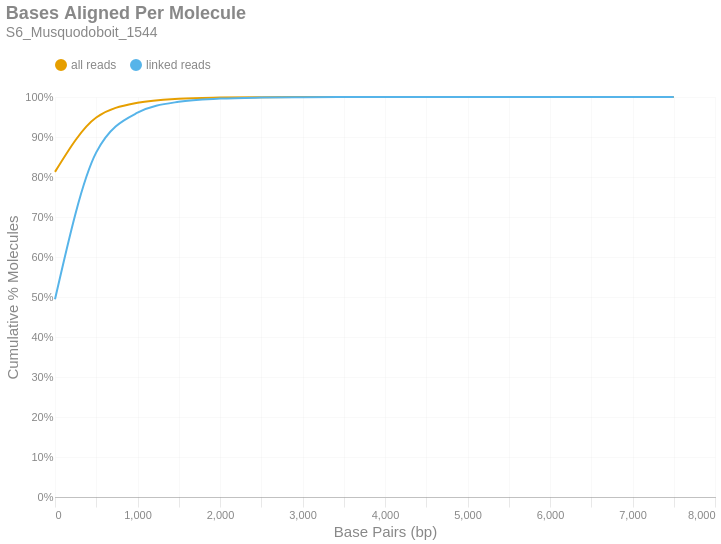

Notebook code for this chart:
### Markdown cell above
### Bases Aligned Per Molecule
This is a cumulative frequency distribution showing the number of base pairs aligned per unique molecule. These data are shown in 500 bp bins. There are two distributions: one with `all reads` (yellow) and another with only `linked reads` (blue). The percent of molecules in the `linked reads` distribution is relative to the total number of linked molecules.

### Code cell
if SKIPLR:
    print_html(f"Skipped")
else:
    binned_df = consolidated_hist(valids['aligned_bp'], mask, 500, True)
    with SafeRender(binned_df):
        (
            density_plot(binned_df, 'Bases Aligned Per Molecule', samplename, 'basesper')
            .encode(
                x=alt.X('bin:Q', title="Base Pairs (bp)").axis(tickMinStep=500).scale(padding=0),
                y=alt.Y('value:Q', title='Cumulative % Molecules')
                    .axis(format='%')
                    .scale(domain = [0,1])
                    .stack(False),
                color=alt.Color("key:N").scale(domain = ["all reads", "linked reads"]),
                tooltip = [
                    alt.Tooltip("key:N", title = "Data Type"),
                    alt.Tooltip("range_label:N", title="Bases Aligned Per Molecule"),
                    alt.Tooltip("value:Q", format = ".2%", title="% Molecules (Cum.)")
                ]
            )
        ).display()

### Figure 1 — Vega-Lite specification as saved in the notebook (floating-point values rounded to 4 significant figures)
{"width": "container", "height": 400, "config": {"title": {"anchor": "start", "dy": -15, "fontSize": 18, "color": "#888888", "subtitleColor": "#888888", "subtitleFontSize": 14}, "arc": {"fill": "#0072B2"}, "axis": {"domainColor": "#888888", "domainWidth": 0.5, "gridWidth": 0.2, "grid": false, "titleFontWeight": 400, "titleFontSize": 15, "labelFontSize": 11, "labelColor": "#888888", "tickColor": "#888888", "tickWidth": 0.2, "titleColor": "#888888"}, "axisBand": {"grid": false}, "axisX": {"grid": true, "tickSize": 10, "domainCap": "round"}, "axisY": {"domain": false, "grid": true, "tickSize": 0, "domainCap": "round"}, "background": "transparent", "header": {"labelFontSize": 15, "labelColor": "#888888", "titleFontSize": 15, "titleFontWeight": 600, "titleColor": "#888888"}, "legend": {"labelFont": "sans-serif", "labelFontSize": 12, "labelColor": "#888888", "symbolSize": 100, "symbolType": "circle", "titleFontSize": 12, "titlePadding": 10, "titleColor": "#888888", "title": null, "orient": "top"}, "range": {"category": ["#E69F00", "#56B4E9", "#009E73", "#F0E442", "#0072B2", "#D55E00", "#CC79A7", "#000000"], "diverging": ["#cfe8f3", "#a2d4ec", "#73bfe2", "#46abdb", "#1696d2", "#12719e"]}, "area": {"fill": "#0072B2", "fillOpacity": 0.7, "line": true, "strokeOpacity": 0.7}, "line": {"color": "#0072B2", "stroke": "#0072B2", "strokeWidth": 2}, "trail": {"color": "#0072B2", "stroke": "#0072B2", "strokeWidth": 0, "size": 1}, "point": {"filled": true, "fillOpacity": 1.0, "size": 95}, "text": {"color": "#888888", "fontSize": 11, "align": "right", "fontWeight": 400, "size": 11}, "bar": {"fill": "#0072B2", "stroke": null}, "view": {"stroke": null, "continuousWidth": 660, "continuousHeight": 400}}, "data": {"name": "data-6ae8f24333674f68be5cc978f879b6f3"}, "mark": {"type": "line", "interpolate": "monotone", "point": {"opacity": 0, "size": 275}}, "encoding": {"color": {"field": "key", "scale": {"domain": ["all reads", "linked reads"]}, "type": "nominal"}, "tooltip": [{"field": "key", "title": "Data Type", "type": "nominal"}, {"field": "range_label", "title": "Bases Aligned Per Molecule", "type": "nominal"}, {"field": "value", "format": ".2%", "title": "% Molecules (Cum.)", "type": "quantitative"}], "x": {"axis": {"tickMinStep": 500}, "field": "bin", "scale": {"padding": 0}, "title": "Base Pairs (bp)", "type": "quantitative"}, "y": {"axis": {"format": "%"}, "field": "value", "scale": {"domain": [0, 1]}, "stack": false, "title": "Cumulative % Molecules", "type": "quantitative"}}, "params": [{"name": "param_c36ac31b6afebe62", "select": {"type": "point", "fields": ["key"]}, "bind": "legend"}], "title": {"text": "Bases Aligned Per Molecule", "subtitle": "S6_Musquodoboit_1544"}, "transform": [{"fold": ["all reads (cumsum)", "linked reads (cumsum)"]}, {"calculate": "replace(datum.key, ' (cumsum)', '')", "as": "key"}, {"filter": {"param": "param_c36ac31b6afebe62"}}], "usermeta": {"embedOptions": {"downloadFileName": "S6_Musquodoboit_1544.basesper"}}, "$schema": "https://vega.github.io/schema/vega-lite/v6.1.0.json", "datasets": {"data-6ae8f24333674f68be5cc978f879b6f3": [{"bin": "0.0", "interval": "0.0-500.0", "all reads": 0.8128, "linked reads": 0.4943, "all reads (cumsum)": 0.8128, "linked reads (cumsum)": 0.4943, "range_label": "0-499"}, {"bin": "500.0", "interval": "500.0-1000.0", "all reads": 0.136, "linked reads": 0.3673, "all reads (cumsum)": 0.9488, "linked reads (cumsum)": 0.8616, "range_label": "500-999"}, {"bin": "1000.0", "interval": "1000.0-1500.0", "all reads": 0.03666, "linked reads": 0.09919, "all reads (cumsum)": 0.9855, "linked reads (cumsum)": 0.9608, "range_label": "1000-1499"}, {"bin": "1500.0", "interval": "1500.0-2000.0", "all reads": 0.01008, "linked reads": 0.02728, "all reads (cumsum)": 0.9956, "linked reads (cumsum)": 0.988, "range_label": "1500-1999"}, {"bin": "2000.0", "interval": "2000.0-2500.0", "all reads": 0.002934, "linked reads": 0.007938, "all reads (cumsum)": 0.9985, "linked reads (cumsum)": 0.996, "range_label": "2000-2499"}, {"bin": "2500.0", "interval": "2500.0-3000.0", "all reads": 0.0009852, "linked reads": 0.002665, "all reads (cumsum)": 0.9995, "linked reads (cumsum)": 0.9986, "range_label": "2500-2999"}, {"bin": "3000.0", "interval": "3000.0-3500.0", "all reads": 0.0003102, "linked reads": 0.0008392, "all reads (cumsum)": 0.9998, "linked reads (cumsum)": 0.9995, "range_label": "3000-3499"}, {"bin": "3500.0", "interval": "3500.0-4000.0", "all reads": 0.0001178, "linked reads": 0.0003187, "all reads (cumsum)": 0.9999, "linked reads (cumsum)": 0.9998, "range_label": "3500-3999"}, {"bin": "4000.0", "interval": "4000.0-4500.0", "all reads": 4.399e-05, "linked reads": 0.000119, "all reads (cumsum)": 1.0, "linked reads (cumsum)": 0.9999, "range_label": "4000-4499"}, {"bin": "4500.0", "interval": "4500.0-5000.0", "all reads": 1.69e-05, "linked reads": 4.571e-05, "all reads (cumsum)": 1.0, "linked reads (cumsum)": 1.0, "range_label": "4500-4999"}, {"bin": "5000.0", "interval": "5000.0-5500.0", "all reads": 5.419e-06, "linked reads": 1.466e-05, "all reads (cumsum)": 1.0, "linked reads (cumsum)": 1.0, "range_label": "5000-5499"}, {"bin": "5500.0", "interval": "5500.0-6000.0", "all reads": 3.188e-06, "linked reads": 8.624e-06, "all reads (cumsum)": 1.0, "linked reads (cumsum)": 1.0, "range_label": "5500-5999"}, {"bin": "6000.0", "interval": "6000.0-6500.0", "all reads": 1.753e-06, "linked reads": 4.743e-06, "all reads (cumsum)": 1.0, "linked reads (cumsum)": 1.0, "range_label": "6000-6499"}, {"bin": "6500.0", "interval": "6500.0-7000.0", "all reads": 1.594e-07, "linked reads": 4.312e-07, "all reads (cumsum)": 1.0, "linked reads (cumsum)": 1.0, "range_label": "6500-6999"}, {"bin": "7000.0", "interval": "7000.0-7500.0", "all reads": 6.376e-07, "linked reads": 1.725e-06, "all reads (cumsum)": 1.0, "linked reads (cumsum)": 1.0, "range_label": "7000-7499"}, {"bin": "7500.0", "interval": "7500.0-8000.0", "all reads": 1.594e-07, "linked reads": 4.312e-07, "all reads (cumsum)": 1.0, "linked reads (cumsum)": 1.0, "range_label": "7500-7999"}]}}
